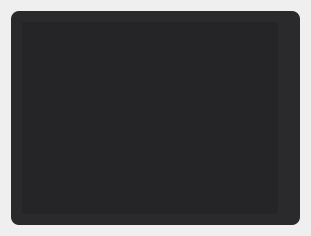
<?xml version="1.0" encoding="UTF-8"?>
<ui version="4.0">
 <class>UI::ListNavigationWidget</class>
 <widget class="QWidget" name="UI::ListNavigationWidget">
  <property name="geometry">
   <rect>
    <x>0</x>
    <y>0</y>
    <width>311</width>
    <height>236</height>
   </rect>
  </property>
  <property name="windowTitle">
   <string>UI::ListNavigationWidget</string>
  </property>
  <layout class="QHBoxLayout" name="horizontalLayout_2">
   <item>
    <widget class="QWidget" name="contentWrapper" native="true">
     <property name="styleSheet">
      <string notr="true">#contentWrapper {
	border-radius: 8px;
	background: rgba(42, 42, 45, 255);
}</string>
     </property>
     <layout class="QHBoxLayout" name="horizontalLayout">
      <property name="spacing">
       <number>11</number>
      </property>
      <property name="leftMargin">
       <number>11</number>
      </property>
      <property name="topMargin">
       <number>11</number>
      </property>
      <property name="rightMargin">
       <number>11</number>
      </property>
      <property name="bottomMargin">
       <number>11</number>
      </property>
      <item>
       <widget class="QListWidget" name="listWidget">
        <property name="sizePolicy">
         <sizepolicy hsizetype="Minimum" vsizetype="Expanding">
          <horstretch>0</horstretch>
          <verstretch>0</verstretch>
         </sizepolicy>
        </property>
        <property name="styleSheet">
         <string notr="true">background: rgba(37, 37, 40, 255);
border-radius: 2px;</string>
        </property>
       </widget>
      </item>
      <item>
       <widget class="QStackedWidget" name="stackedWidget">
        <property name="sizePolicy">
         <sizepolicy hsizetype="Expanding" vsizetype="Preferred">
          <horstretch>0</horstretch>
          <verstretch>0</verstretch>
         </sizepolicy>
        </property>
        <property name="styleSheet">
         <string notr="true">QStackedWidget {
    background: transparent;
}

QCheckBox {
    background: transparent;
    border: none;
    color: rgba(225, 225, 228, 255);
    outline: none;
    spacing: 6px;
}

QCheckBox:hover,
QCheckBox:checked,
QCheckBox:focus {
    color: rgba(225, 225, 228, 255);
}

QCheckBox:disabled {
    color: rgba(70, 70, 73, 255);
}

QCheckBox::indicator {
    width: 12px;
    height: 12px;
}

QCheckBox::indicator:unchecked {
    image: url(:/Resources/CommonIcon/Checkbox Off Normal.svg);
}

QCheckBox::indicator:unchecked:hover,
QCheckBox::indicator:unchecked:focus {
    image: url(:/Resources/CommonIcon/Checkbox Off Selected.svg);
}

QCheckBox::indicator:unchecked:disabled {
    image: url(:/Resources/CommonIcon/Checkbox Off Disabled.svg);
}

QCheckBox::indicator:checked,
QCheckBox::indicator:checked:hover,
QCheckBox::indicator:checked:focus {
    image: url(:/Resources/CommonIcon/Checkbox On Selected.svg);
}

QCheckBox::indicator:checked:disabled {
    image: url(:/Resources/CommonIcon/Checkbox On Disabled.svg);
}

/* custom property */
QCheckBox[widget-type=&quot;Warning&quot;] {
    color: rgba(255, 97, 125, 255);
}

QCheckBox[widget-type=&quot;Warning&quot;]::indicator:unchecked {
    image: url(:/Resources/CommonIcon/Checkbox Off Warning.svg);
}

QCheckBox[widget-type=&quot;Warning&quot;]::indicator:checked {
    image: url(:/Resources/CommonIcon/Checkbox On Warning.svg);
}
         </string>
        </property>
       </widget>
      </item>
     </layout>
    </widget>
   </item>
  </layout>
 </widget>
 <resources/>
 <connections>
  <connection>
   <sender>listWidget</sender>
   <signal>currentRowChanged(int)</signal>
   <receiver>stackedWidget</receiver>
   <slot>setCurrentIndex(int)</slot>
   <hints>
    <hint type="sourcelabel">
     <x>149</x>
     <y>106</y>
    </hint>
    <hint type="destinationlabel">
     <x>288</x>
     <y>106</y>
    </hint>
   </hints>
  </connection>
 </connections>
</ui>
